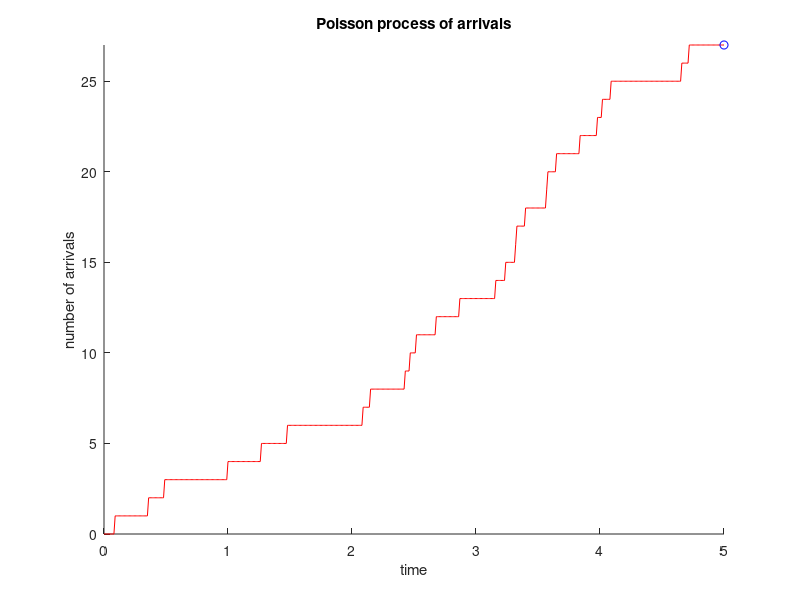

The MATLAB source for this figure:
% Simulate a [0, Tmax] segment of a Poisson counting process.

lambda = input('frequency lambda = '); % given frequency
Tmax = input('time frame (in minutes) Tmax = '); % given time period
arr_times = -1/lambda*log(rand); % array containing arrival times
last_arrival = arr_times; % each interarriv. time is Exp(lambda)
while last_arrival <= Tmax
    last_arrival = last_arrival - 1/lambda*log(rand);
    arr_times = [arr_times, last_arrival];
end
arr_times = arr_times(1 : end - 1)  % nr. of arrivals during time Tmax
% last last_arrival should not be included

step = 0.01; % small step size, simulate continuity
t = 0 : step : Tmax; % time variable
Nsteps = length(t);
X = zeros(1, Nsteps); % Poisson process X(t)
for s = 1 : Nsteps
    X(s) = sum(arr_times <= t(s));
end   % X(s) is the number of arrivals by the time t(s)
%X

axis([0 max(t) 0 max(X)]);
hold on
title('Poisson process of arrivals');
xlabel('time'); 
ylabel('number of arrivals');
%plot(t, X, 'r')
comet(t, X)